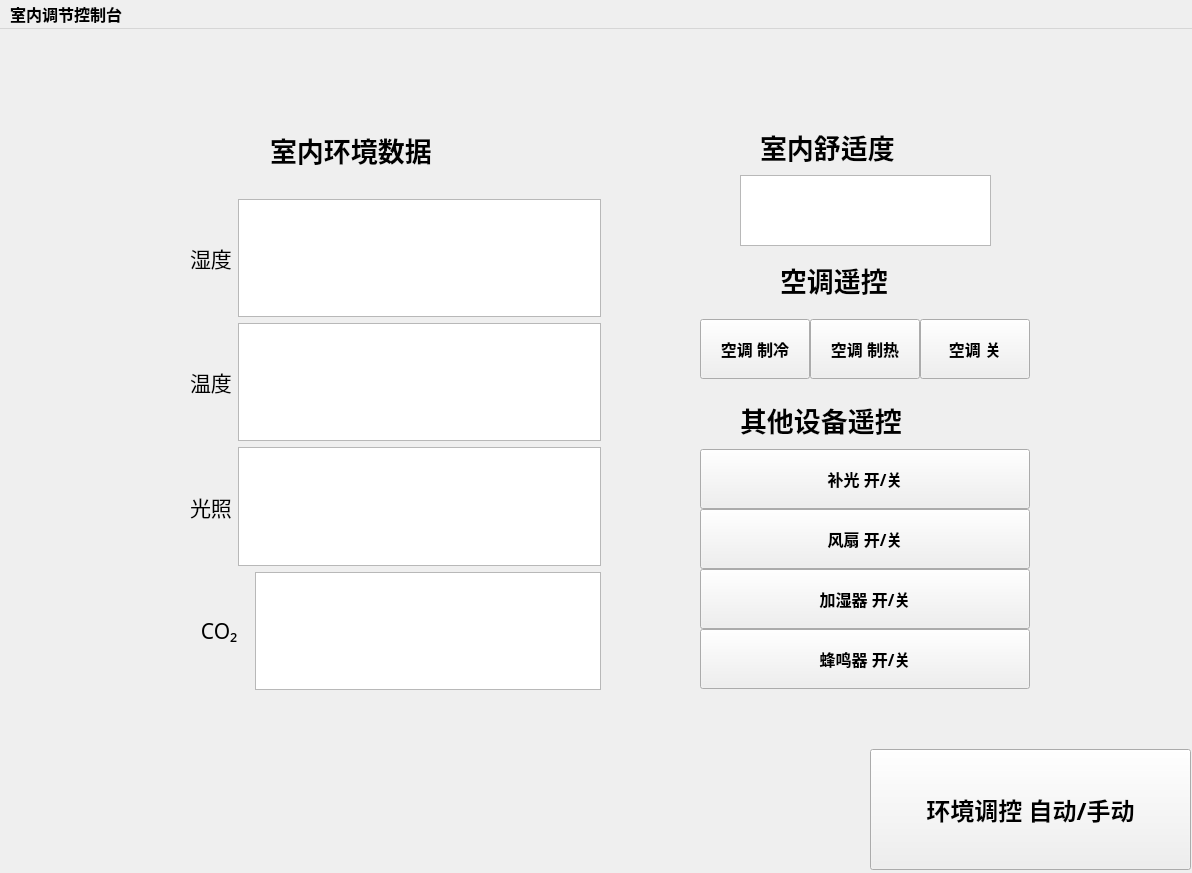
<?xml version="1.0" encoding="UTF-8"?>
<ui version="4.0">
 <class>MainWindow</class>
 <widget class="QMainWindow" name="MainWindow">
  <property name="geometry">
   <rect>
    <x>0</x>
    <y>0</y>
    <width>1192</width>
    <height>873</height>
   </rect>
  </property>
  <property name="font">
   <font>
    <family>Aharoni</family>
    <pointsize>12</pointsize>
    <weight>75</weight>
    <bold>true</bold>
   </font>
  </property>
  <property name="cursor">
   <cursorShape>ArrowCursor</cursorShape>
  </property>
  <property name="windowTitle">
   <string>MainWindow</string>
  </property>
  <property name="layoutDirection">
   <enum>Qt::LeftToRight</enum>
  </property>
  <property name="autoFillBackground">
   <bool>false</bool>
  </property>
  <property name="styleSheet">
   <string notr="true"/>
  </property>
  <widget class="QWidget" name="centralwidget">
   <property name="styleSheet">
    <string notr="true">#centralwidget{background-image: url(:/new/prefix1/b4b1465ff345591c9dc88ae6a619122.jpg);}</string>
   </property>
   <widget class="QPushButton" name="pushButton">
    <property name="geometry">
     <rect>
      <x>700</x>
      <y>480</y>
      <width>330</width>
      <height>60</height>
     </rect>
    </property>
    <property name="font">
     <font>
      <family>Agency FB</family>
      <pointsize>12</pointsize>
     </font>
    </property>
    <property name="text">
     <string>风扇 开/关</string>
    </property>
   </widget>
   <widget class="QPushButton" name="pushButton_2">
    <property name="geometry">
     <rect>
      <x>700</x>
      <y>540</y>
      <width>330</width>
      <height>60</height>
     </rect>
    </property>
    <property name="font">
     <font>
      <family>Agency FB</family>
      <pointsize>12</pointsize>
     </font>
    </property>
    <property name="text">
     <string>加湿器 开/关</string>
    </property>
   </widget>
   <widget class="QPushButton" name="pushButton_3">
    <property name="geometry">
     <rect>
      <x>920</x>
      <y>290</y>
      <width>110</width>
      <height>60</height>
     </rect>
    </property>
    <property name="font">
     <font>
      <family>Agency FB</family>
      <pointsize>12</pointsize>
     </font>
    </property>
    <property name="text">
     <string>空调 关</string>
    </property>
   </widget>
   <widget class="QPushButton" name="pushButton_4">
    <property name="geometry">
     <rect>
      <x>700</x>
      <y>290</y>
      <width>110</width>
      <height>60</height>
     </rect>
    </property>
    <property name="font">
     <font>
      <family>Agency FB</family>
      <pointsize>12</pointsize>
     </font>
    </property>
    <property name="text">
     <string>空调 制冷</string>
    </property>
   </widget>
   <widget class="QPushButton" name="pushButton_5">
    <property name="geometry">
     <rect>
      <x>810</x>
      <y>290</y>
      <width>110</width>
      <height>60</height>
     </rect>
    </property>
    <property name="font">
     <font>
      <family>Agency FB</family>
      <pointsize>12</pointsize>
     </font>
    </property>
    <property name="text">
     <string>空调 制热</string>
    </property>
   </widget>
   <widget class="QPushButton" name="pushButton_6">
    <property name="geometry">
     <rect>
      <x>870</x>
      <y>720</y>
      <width>321</width>
      <height>121</height>
     </rect>
    </property>
    <property name="font">
     <font>
      <family>Agency FB</family>
      <pointsize>18</pointsize>
     </font>
    </property>
    <property name="text">
     <string>环境调控 自动/手动</string>
    </property>
   </widget>
   <widget class="QPushButton" name="pushButton_7">
    <property name="geometry">
     <rect>
      <x>700</x>
      <y>420</y>
      <width>330</width>
      <height>60</height>
     </rect>
    </property>
    <property name="font">
     <font>
      <family>Agency FB</family>
      <pointsize>12</pointsize>
     </font>
    </property>
    <property name="text">
     <string>补光 开/关</string>
    </property>
   </widget>
   <widget class="QWidget" name="layoutWidget">
    <property name="geometry">
     <rect>
      <x>190</x>
      <y>170</y>
      <width>411</width>
      <height>491</height>
     </rect>
    </property>
    <layout class="QVBoxLayout" name="verticalLayout">
     <item>
      <layout class="QHBoxLayout" name="horizontalLayout">
       <item>
        <widget class="QLabel" name="label">
         <property name="font">
          <font>
           <family>Agency FB</family>
           <pointsize>16</pointsize>
           <weight>50</weight>
           <bold>false</bold>
          </font>
         </property>
         <property name="styleSheet">
          <string notr="true"/>
         </property>
         <property name="text">
          <string>湿度</string>
         </property>
        </widget>
       </item>
       <item>
        <widget class="QTextEdit" name="textEdit">
         <property name="font">
          <font>
           <family>楷体</family>
           <pointsize>16</pointsize>
          </font>
         </property>
        </widget>
       </item>
      </layout>
     </item>
     <item>
      <spacer name="verticalSpacer">
       <property name="orientation">
        <enum>Qt::Vertical</enum>
       </property>
       <property name="sizeHint" stdset="0">
        <size>
         <width>20</width>
         <height>40</height>
        </size>
       </property>
      </spacer>
     </item>
     <item>
      <layout class="QHBoxLayout" name="horizontalLayout_2">
       <item>
        <widget class="QLabel" name="label_2">
         <property name="font">
          <font>
           <family>Agency FB</family>
           <pointsize>16</pointsize>
           <weight>50</weight>
           <bold>false</bold>
          </font>
         </property>
         <property name="text">
          <string>温度</string>
         </property>
        </widget>
       </item>
       <item>
        <widget class="QTextEdit" name="textEdit_2">
         <property name="font">
          <font>
           <family>楷体</family>
           <pointsize>16</pointsize>
          </font>
         </property>
        </widget>
       </item>
      </layout>
     </item>
     <item>
      <spacer name="verticalSpacer_2">
       <property name="orientation">
        <enum>Qt::Vertical</enum>
       </property>
       <property name="sizeHint" stdset="0">
        <size>
         <width>20</width>
         <height>40</height>
        </size>
       </property>
      </spacer>
     </item>
     <item>
      <layout class="QHBoxLayout" name="horizontalLayout_3">
       <item>
        <widget class="QLabel" name="label_3">
         <property name="font">
          <font>
           <family>Agency FB</family>
           <pointsize>16</pointsize>
           <weight>50</weight>
           <bold>false</bold>
          </font>
         </property>
         <property name="text">
          <string>光照</string>
         </property>
        </widget>
       </item>
       <item>
        <widget class="QTextEdit" name="textEdit_3">
         <property name="font">
          <font>
           <family>楷体</family>
           <pointsize>16</pointsize>
          </font>
         </property>
        </widget>
       </item>
      </layout>
     </item>
     <item>
      <spacer name="verticalSpacer_3">
       <property name="orientation">
        <enum>Qt::Vertical</enum>
       </property>
       <property name="sizeHint" stdset="0">
        <size>
         <width>20</width>
         <height>40</height>
        </size>
       </property>
      </spacer>
     </item>
     <item>
      <layout class="QHBoxLayout" name="horizontalLayout_4">
       <item>
        <widget class="QLabel" name="label_4">
         <property name="font">
          <font>
           <family>Agency FB</family>
           <pointsize>16</pointsize>
           <weight>50</weight>
           <bold>false</bold>
          </font>
         </property>
         <property name="text">
          <string>  CO₂  </string>
         </property>
        </widget>
       </item>
       <item>
        <widget class="QTextEdit" name="textEdit_4">
         <property name="font">
          <font>
           <family>楷体</family>
           <pointsize>16</pointsize>
          </font>
         </property>
        </widget>
       </item>
      </layout>
     </item>
     <item>
      <layout class="QHBoxLayout" name="horizontalLayout_5"/>
     </item>
    </layout>
   </widget>
   <widget class="QPushButton" name="pushButton_8">
    <property name="geometry">
     <rect>
      <x>700</x>
      <y>600</y>
      <width>330</width>
      <height>60</height>
     </rect>
    </property>
    <property name="font">
     <font>
      <family>Agency FB</family>
      <pointsize>12</pointsize>
     </font>
    </property>
    <property name="text">
     <string>蜂鸣器 开/关</string>
    </property>
   </widget>
   <widget class="QLabel" name="label_5">
    <property name="geometry">
     <rect>
      <x>780</x>
      <y>220</y>
      <width>181</width>
      <height>61</height>
     </rect>
    </property>
    <property name="font">
     <font>
      <family>Berlin Sans FB Demi</family>
      <pointsize>20</pointsize>
      <weight>75</weight>
      <bold>true</bold>
     </font>
    </property>
    <property name="text">
     <string>空调遥控</string>
    </property>
   </widget>
   <widget class="QLabel" name="label_6">
    <property name="geometry">
     <rect>
      <x>740</x>
      <y>360</y>
      <width>251</width>
      <height>61</height>
     </rect>
    </property>
    <property name="font">
     <font>
      <family>Berlin Sans FB Demi</family>
      <pointsize>20</pointsize>
      <weight>75</weight>
      <bold>true</bold>
     </font>
    </property>
    <property name="text">
     <string>其他设备遥控</string>
    </property>
   </widget>
   <widget class="QLabel" name="label_7">
    <property name="geometry">
     <rect>
      <x>270</x>
      <y>90</y>
      <width>251</width>
      <height>61</height>
     </rect>
    </property>
    <property name="font">
     <font>
      <family>Berlin Sans FB Demi</family>
      <pointsize>20</pointsize>
      <weight>75</weight>
      <bold>true</bold>
     </font>
    </property>
    <property name="text">
     <string>室内环境数据</string>
    </property>
   </widget>
   <widget class="QTextEdit" name="textEdit_5">
    <property name="geometry">
     <rect>
      <x>740</x>
      <y>146</y>
      <width>251</width>
      <height>71</height>
     </rect>
    </property>
    <property name="font">
     <font>
      <family>楷体</family>
      <pointsize>16</pointsize>
     </font>
    </property>
   </widget>
   <widget class="QLabel" name="label_8">
    <property name="geometry">
     <rect>
      <x>760</x>
      <y>100</y>
      <width>211</width>
      <height>36</height>
     </rect>
    </property>
    <property name="font">
     <font>
      <family>Berlin Sans FB Demi</family>
      <pointsize>20</pointsize>
      <weight>75</weight>
      <bold>true</bold>
     </font>
    </property>
    <property name="text">
     <string>室内舒适度</string>
    </property>
   </widget>
  </widget>
  <widget class="QMenuBar" name="menubar">
   <property name="geometry">
    <rect>
     <x>0</x>
     <y>0</y>
     <width>1192</width>
     <height>29</height>
    </rect>
   </property>
   <property name="styleSheet">
    <string notr="true"/>
   </property>
   <widget class="QMenu" name="menu">
    <property name="title">
     <string>室内调节控制台</string>
    </property>
   </widget>
   <addaction name="menu"/>
  </widget>
 </widget>
 <resources/>
 <connections/>
</ui>
